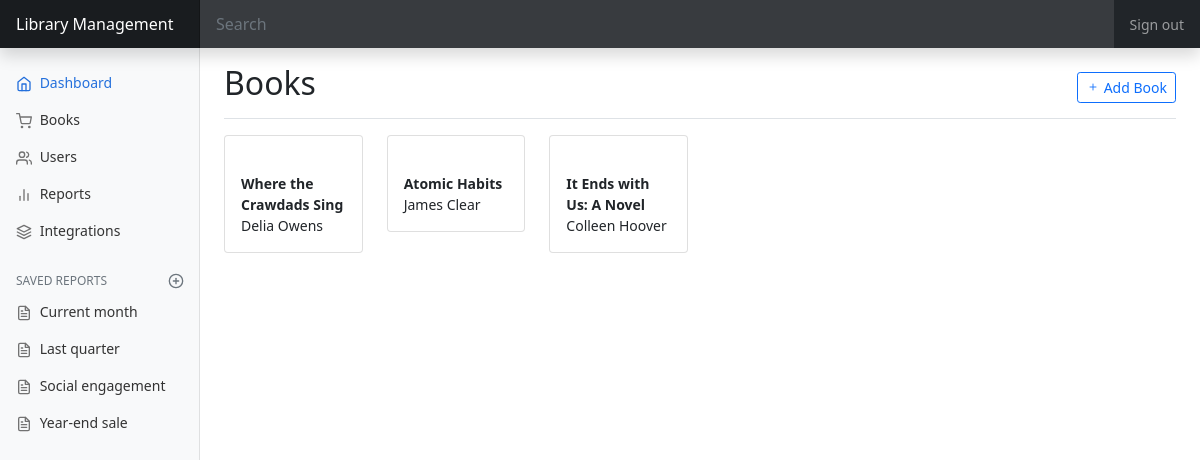
/books/index.php, run on an earlier commit of the app's database.
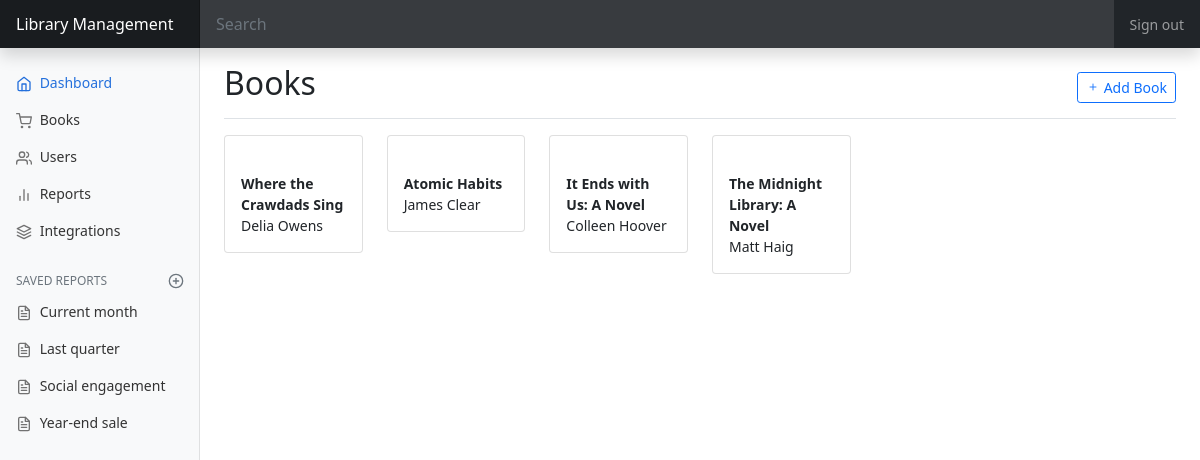
And on a later commit of the database.
### tables this page shows
CREATE TABLE `books` (
  `id` int(11) NOT NULL,
  `title` varchar(255) NOT NULL,
  `author` varchar(255) NOT NULL,
  `description` varchar(255) NOT NULL,
  `cover` varchar(255) NOT NULL,
  `publishDate` date NOT NULL,
  `createdAt` timestamp NOT NULL DEFAULT current_timestamp(),
  `updatedAt` timestamp NOT NULL DEFAULT current_timestamp()
);

### books/index.php (the view, shortened to what this page needs)
<?php include('../layouts/header.php') ?>
<div class="d-flex justify-content-between flex-wrap flex-md-nowrap align-items-center pt-3 pb-2 mb-3 border-bottom">
  <h1 class="h2">Books</h1>
  <a href="/library_management/books/create.php" class="btn btn-outline-primary btn-sm">
    <i class="bi bi-plus"></i>
    Add Book
  </a>
</div>
<?php
$sql = "SELECT * FROM books";
$result = $db->query($sql);
if ($result->rowCount() > 0) {
?>
  <div class="row">
    <?php
    while ($row = $result->fetch()) {
    ?>
      <div class="col-6 col-sm-3 col-md-2">
        <div class="card">
          <a href="/library_management/books/show.php?id=<?= $row['id'] ?>">
          </a>
          <div class="card-body">
            <div class="fw-bold"><?= $row['title']; ?></div>
            <div class="fw-light">
              <?= $row['author']; ?>
            </div>
          </div>
        </div>
      </div>
    <?php
    }
    ?>
  </div>
<?php
} else {
  echo "No books have been created in the system.";
}
?>
<?php include('../layouts/footer.php') ?>

What changed in the data, as far as the page shows it:
added books: title "The Midnight Library: A Novel", author "Matt Haig"
